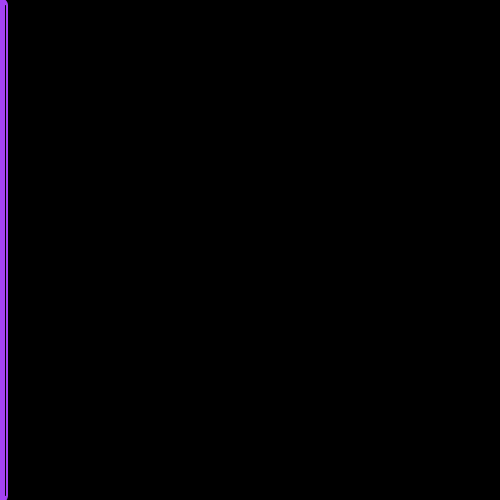
Frame 1 (no input)
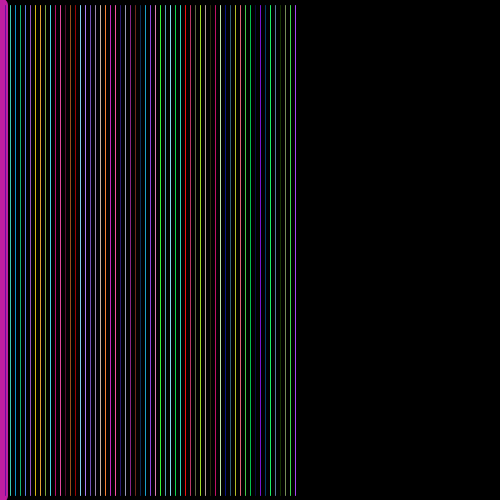
Frame 60 (the mouse pressed at the canvas centre just before this capture)
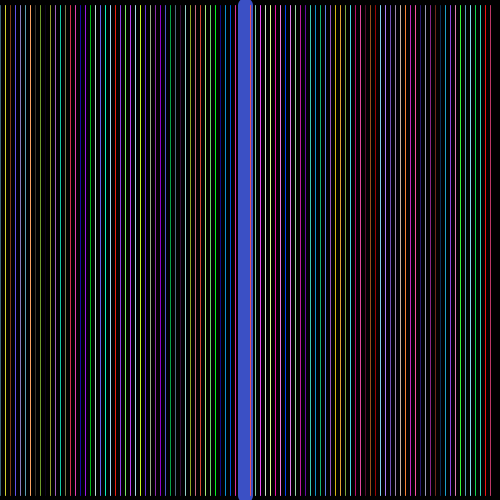
Frame 120 (the mouse held since frame 60 and released just before this capture)

The Processing sketch that drew these frames (run headless with seeded random() and noise(); from frame 60 on, the mouse is pressed at the canvas centre):

// Processing sketch: processing_181555
// ── processing_181555.pde

color[] lineColor=new color[100];
int wideLine;

void setup(){
  size(500,500);
  smooth();
  frameRate(20);
  background(0);
  for (int i=0;i<100;i++){
    lineColor[i]=color(0,0,0);
  };
}

void draw(){
  background(0);
  colorOfLines();
  wideLineSet();
  drawLines();
}
void colorOfLines(){
  for (int i=98;i>=0;i--){
    //99 is top of array
    lineColor[i+1]=lineColor[i];
  };
  int theRed=int(random(255));
  int theGreen=int(random(255));
  int theBlue=int(random(255));
  lineColor[0]=color(theRed,theGreen,theBlue);
  }
  
 void wideLineSet(){
   wideLine=int(map(mouseX,0,width,0,99));
 };


void drawLines(){
   println(wideLine);
  for (int i=0;i<99;i++){
    if (wideLine==i){
      strokeWeight(15);
    }; 
    stroke(lineColor[i]);
    line(i*(width/100),5,i*(width/100),height-5);
    strokeWeight(1);
  }
}
